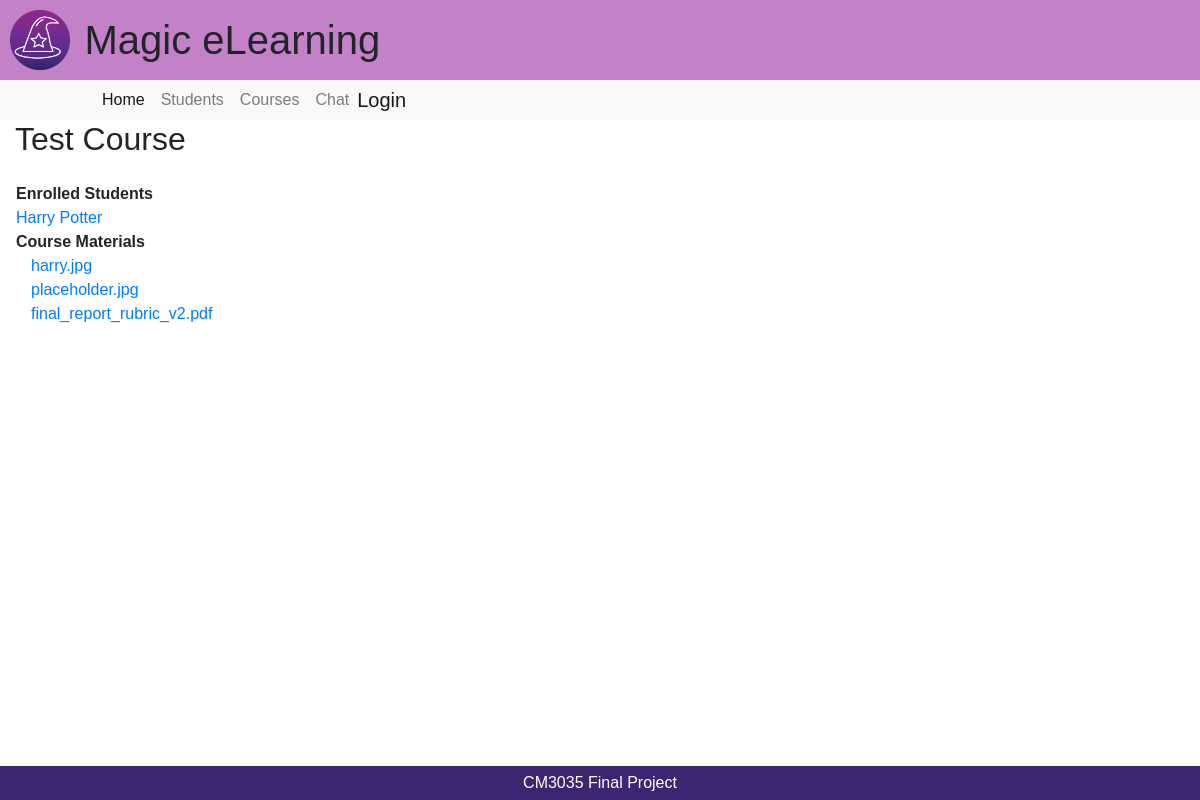
/courses/3, run on the app's committed database.
### elearning/models.py (models this page shows, shortened)
class Course(models.Model):
    course = models.CharField(max_length=256, null=False, blank=False)
    name = models.CharField(max_length=256, null=False, blank=False)
    teacher = models.ForeignKey(User, related_name='teacher', on_delete=models.CASCADE)
    student = models.ManyToManyField(Profile, related_name='student', through='CourseUserLink')

class Profile(models.Model):
    user = models.OneToOneField(User, on_delete=models.CASCADE)
    status = models.CharField(max_length=256, null=True, blank=True)
    teacher = models.BooleanField(null=False, default=False)
    picture = models.FileField(upload_to='static/profile-pictures/', null=True, default="static/placeholder.jpg")

class CourseMaterials(models.Model):
    material = models.FileField(upload_to='static/course-materials/')
    user = models.ForeignKey(User, on_delete=models.DO_NOTHING)
    course = models.ForeignKey(Course, on_delete=models.DO_NOTHING)
    def __str__(self):
        return os.path.basename(self.material.name)

### elearning/views.py (the view)
# urls.py: path('courses/<int:pk>', views.course_details, name='course-details'),
def course_details(request, pk):
    course = Course.objects.get(pk=pk)
    students = course.student.all()
    materials = CourseMaterials.objects.filter(course=course)
    if request.method == 'POST':
        print(request.POST)
        new_form = CourseMaterialForm(request.POST, request.FILES)
        if new_form.is_valid():
            new_form = new_form.save(commit=False)
            new_form.user = request.user
            new_form.course = course
            new_form.save()
        return HttpResponseRedirect('/courses/'+str(course.id))
    else:
        form = CourseMaterialForm()
    return render(request, 'course-details.html', {'course': course,
                                                   'students': students,
                                                   'materials': materials,
                                                   'form': form})

### elearning/templates/course-details.html (shortened to what this page needs)
{% extends "base.html" %}
{% load bootstrap4 %}
{% block content %}
<div class="row col-12 p-">
    <div>
        <h2>{{ course.name }}</h2>
    </div>
    <br />
</div>
<div class="row col-12 p-3">
    <div class="row col-12">
        <strong>Enrolled Students</strong>
    </div>
    <div class="row col-12">
        {% for student in students %}
        <div class="row col-12">
            <a href="/user/{{student.id}}">{{ student.user.first_name }} {{ student.user.last_name }}</a>
        </div>
        {% endfor %}
    </div>
    <div class="row col-6">
        <strong>Course Materials</strong>
    </div>
    {% for material in materials %}
    <div class="col-12">
        <a href="/static/course-materials/{{ material }}" target="_blank">{{ material }}</a>
    </div>
    {% endfor %}
</div>
{% endblock %}

### elearning/static/css/elearning.css (style rules this page uses)
body { font-family: Sans-Serif; margin: 0px; border: 0px; padding: 0px; }
a { text-decoration: none; }

### data on the page
Course: name "Test Course"
Profile: user.first_name "Harry", user.last_name "Potter"
CourseMaterials: material "harry.jpg"
CourseMaterials: material "placeholder.jpg"
CourseMaterials: material "final_report_rubric_v2.pdf"
